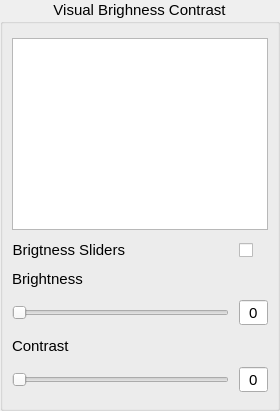
                       <widget class="QGroupBox" name="groupBox_brightness_contrast">
                        <property name="sizePolicy">
                         <sizepolicy hsizetype="Preferred" vsizetype="Maximum">
                          <horstretch>0</horstretch>
                          <verstretch>0</verstretch>
                         </sizepolicy>
                        </property>
                        <property name="minimumSize">
                         <size>
                          <width>0</width>
                          <height>345</height>
                         </size>
                        </property>
                        <property name="font">
                         <font>
                          <pointsize>11</pointsize>
                         </font>
                        </property>
                        <property name="title">
                         <string>Visual Brighness Contrast</string>
                        </property>
                        <property name="alignment">
                         <set>Qt::AlignHCenter|Qt::AlignTop</set>
                        </property>
                        <layout class="QGridLayout" name="gridLayout_18">
                         <property name="leftMargin">
                          <number>9</number>
                         </property>
                         <property name="topMargin">
                          <number>14</number>
                         </property>
                         <property name="rightMargin">
                          <number>9</number>
                         </property>
                         <property name="bottomMargin">
                          <number>15</number>
                         </property>
                         <property name="horizontalSpacing">
                          <number>10</number>
                         </property>
                         <property name="verticalSpacing">
                          <number>11</number>
                         </property>
                         <item row="5" column="0">
                          <widget class="QLabel" name="contrast_label_3">
                           <property name="sizePolicy">
                            <sizepolicy hsizetype="Maximum" vsizetype="Maximum">
                             <horstretch>0</horstretch>
                             <verstretch>0</verstretch>
                            </sizepolicy>
                           </property>
                           <property name="maximumSize">
                            <size>
                             <width>16777215</width>
                             <height>40</height>
                            </size>
                           </property>
                           <property name="font">
                            <font>
                             <pointsize>11</pointsize>
                            </font>
                           </property>
                           <property name="text">
                            <string>Contrast</string>
                           </property>
                          </widget>
                         </item>
                         <item row="2" column="0">
                          <widget class="QLabel" name="adjust_brightness_state_3">
                           <property name="sizePolicy">
                            <sizepolicy hsizetype="Maximum" vsizetype="Maximum">
                             <horstretch>0</horstretch>
                             <verstretch>0</verstretch>
                            </sizepolicy>
                           </property>
                           <property name="font">
                            <font>
                             <pointsize>11</pointsize>
                            </font>
                           </property>
                           <property name="layoutDirection">
                            <enum>Qt::LeftToRight</enum>
                           </property>
                           <property name="text">
                            <string>Brigtness Sliders</string>
                           </property>
                           <property name="alignment">
                            <set>Qt::AlignRight|Qt::AlignTrailing|Qt::AlignVCenter</set>
                           </property>
                          </widget>
                         </item>
                         <item row="2" column="1">
                          <widget class="QCheckBox" name="adjust_brightness_checkbox_3">
                           <property name="sizePolicy">
                            <sizepolicy hsizetype="Minimum" vsizetype="Minimum">
                             <horstretch>0</horstretch>
                             <verstretch>0</verstretch>
                            </sizepolicy>
                           </property>
                           <property name="font">
                            <font>
                             <pointsize>8</pointsize>
                            </font>
                           </property>
                           <property name="styleSheet">
                            <string notr="true"/>
                           </property>
                           <property name="text">
                            <string/>
                           </property>
                           <property name="iconSize">
                            <size>
                             <width>16</width>
                             <height>16</height>
                            </size>
                           </property>
                           <property name="checkable">
                            <bool>true</bool>
                           </property>
                           <property name="checked">
                            <bool>false</bool>
                           </property>
                          </widget>
                         </item>
                         <item row="6" column="0">
                          <widget class="QSlider" name="Theta_3">
                           <property name="sizePolicy">
                            <sizepolicy hsizetype="Minimum" vsizetype="Minimum">
                             <horstretch>0</horstretch>
                             <verstretch>0</verstretch>
                            </sizepolicy>
                           </property>
                           <property name="styleSheet">
                            <string notr="true"/>
                           </property>
                           <property name="minimum">
                            <number>0</number>
                           </property>
                           <property name="maximum">
                            <number>100</number>
                           </property>
                           <property name="pageStep">
                            <number>5</number>
                           </property>
                           <property name="orientation">
                            <enum>Qt::Horizontal</enum>
                           </property>
                          </widget>
                         </item>
                         <item row="4" column="0">
                          <widget class="QSlider" name="Phi_3">
                           <property name="styleSheet">
                            <string notr="true"/>
                           </property>
                           <property name="minimum">
                            <number>0</number>
                           </property>
                           <property name="maximum">
                            <number>255</number>
                           </property>
                           <property name="pageStep">
                            <number>5</number>
                           </property>
                           <property name="value">
                            <number>0</number>
                           </property>
                           <property name="orientation">
                            <enum>Qt::Horizontal</enum>
                           </property>
                           <property name="invertedAppearance">
                            <bool>false</bool>
                           </property>
                          </widget>
                         </item>
                         <item row="3" column="0">
                          <widget class="QLabel" name="Brightness_label_3">
                           <property name="sizePolicy">
                            <sizepolicy hsizetype="Maximum" vsizetype="Maximum">
                             <horstretch>0</horstretch>
                             <verstretch>0</verstretch>
                            </sizepolicy>
                           </property>
                           <property name="maximumSize">
                            <size>
                             <width>16777215</width>
                             <height>40</height>
                            </size>
                           </property>
                           <property name="font">
                            <font>
                             <pointsize>11</pointsize>
                            </font>
                           </property>
                           <property name="text">
                            <string>Brightness</string>
                           </property>
                          </widget>
                         </item>
                         <item row="6" column="1">
                          <widget class="QSpinBox" name="spinBox_Theta_3">
                           <property name="sizePolicy">
                            <sizepolicy hsizetype="Maximum" vsizetype="Maximum">
                             <horstretch>0</horstretch>
                             <verstretch>0</verstretch>
                            </sizepolicy>
                           </property>
                           <property name="frame">
                            <bool>true</bool>
                           </property>
                           <property name="alignment">
                            <set>Qt::AlignCenter</set>
                           </property>
                           <property name="buttonSymbols">
                            <enum>QAbstractSpinBox::NoButtons</enum>
                           </property>
                           <property name="keyboardTracking">
                            <bool>false</bool>
                           </property>
                          </widget>
                         </item>
                         <item row="4" column="1">
                          <widget class="QSpinBox" name="spinBox_Phi_3">
                           <property name="sizePolicy">
                            <sizepolicy hsizetype="Maximum" vsizetype="Maximum">
                             <horstretch>0</horstretch>
                             <verstretch>0</verstretch>
                            </sizepolicy>
                           </property>
                           <property name="layoutDirection">
                            <enum>Qt::LeftToRight</enum>
                           </property>
                           <property name="wrapping">
                            <bool>false</bool>
                           </property>
                           <property name="frame">
                            <bool>true</bool>
                           </property>
                           <property name="alignment">
                            <set>Qt::AlignCenter</set>
                           </property>
                           <property name="buttonSymbols">
                            <enum>QAbstractSpinBox::NoButtons</enum>
                           </property>
                           <property name="accelerated">
                            <bool>false</bool>
                           </property>
                           <property name="keyboardTracking">
                            <bool>false</bool>
                           </property>
                          </widget>
                         </item>
                         <item row="1" column="0" colspan="2">
                          <widget class="QGraphicsView" name="graphicsView_3">
                           <property name="sizePolicy">
                            <sizepolicy hsizetype="Fixed" vsizetype="Fixed">
                             <horstretch>0</horstretch>
                             <verstretch>0</verstretch>
                            </sizepolicy>
                           </property>
                           <property name="backgroundBrush">
                            <brush brushstyle="NoBrush">
                             <color alpha="255">
                              <red>0</red>
                              <green>170</green>
                              <blue>127</blue>
                             </color>
                            </brush>
                           </property>
                           <property name="foregroundBrush">
                            <brush brushstyle="NoBrush">
                             <color alpha="255">
                              <red>170</red>
                              <green>170</green>
                              <blue>255</blue>
                             </color>
                            </brush>
                           </property>
                          </widget>
                         </item>
                        </layout>
                       </widget>
